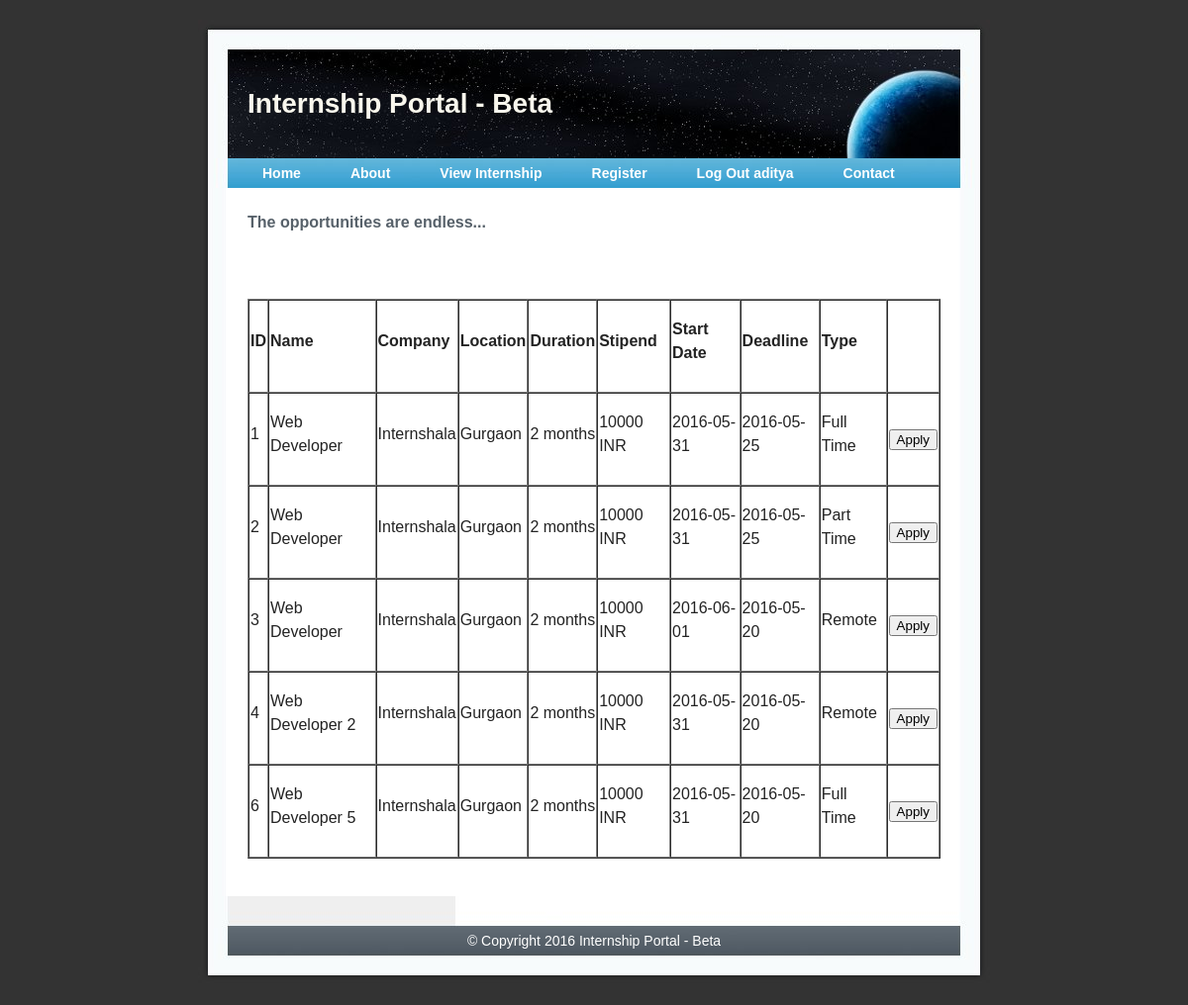
The app's page /view_internship.php (signed in) with its own data.
### tables this page shows
CREATE TABLE `internship` (
  `INTERN_ID` int(20) NOT NULL,
  `NAME` varchar(100) NOT NULL,
  `COMPANY_NAME` varchar(100) NOT NULL,
  `EMP_ID` int(10) NOT NULL,
  `DURATION` int(10) NOT NULL,
  `LOCATION` varchar(50) NOT NULL,
  `DEADLINE` date NOT NULL,
  `ABOUT` text NOT NULL,
  `CATEGORY_1` varchar(50) NOT NULL,
  `CATEGORY_2` varchar(50) NOT NULL,
  `CATEGORY_3` varchar(50) NOT NULL,
  `STIPEND` int(100) NOT NULL DEFAULT '0',
  `START_DATE` date NOT NULL,
  `TYPE` varchar(100) NOT NULL,
  `TIME` timestamp NOT NULL DEFAULT CURRENT_TIMESTAMP ON UPDATE CURRENT_TIMESTAMP
);

### view_internship.php (the view, shortened to what this page needs)
<!DOCTYPE html PUBLIC "-//W3C//DTD XHTML 1.0 Strict//EN"
	"http://www.w3.org/TR/xhtml1/DTD/xhtml1-strict.dtd">
<?php
        $button="enabled";
        $label="Apply";
       if(!isset($_SESSION['SESS_FIRST_NAME']))
       {
           $log="Login";
           $link="#";
           $flex="login";
       }
       else if($_SESSION['SESS_TYPE']=='STUDENT')
       {
           $uname=$_SESSION['SESS_FIRST_NAME'];
           $log="Log Out ".$uname;
           $link="logout.php";
           $flex="#";
       }
       include 'connections.php';
?>
<html xmlns="http://www.w3.org/1999/xhtml" xml:lang="en" lang="en">
<head>
<link rel="stylesheet" type="text/css" href="css/style.css" />
<link rel="stylesheet" type="text/css" href="css/flexdropdown.css" />
</head>
<body>
<div id="wrap">
<div id="header">
<h1><a href="index.php">Internship Portal - Beta</a></h1>
</div>
<div id="menu"  >
<ul >
<li><a href="index.php">Home</a></li>
<li><a href="about.php">About</a></li>
<li><a href="view_internship.php"> View Internship</a></li>
<li><a href="#" data-flexmenu="register">Register</a></li>
<li><a href="<?php echo $link; ?>" data-flexmenu="<?php echo $flex; ?>"><?php echo $log; ?></a></li>
<li><a href="contact.php">Contact</a></li>
</ul>
</div>
<div id="contentwrap_view">
<div id="content_view">
<h2>The opportunities are endless...</h2>
<p>
</p>
<p>
    <?php
        $sql = 'SELECT `INTERN_ID`, `NAME`, `COMPANY_NAME`, `LOCATION`, `DURATION`, `STIPEND`, `START_DATE`, `DEADLINE`, `TYPE`, `CATEGORY_1`, `CATEGORY_2`, `CATEGORY_3`, `ABOUT`  FROM `internship`';
        $result = $dbLink->query($sql);
        if($result) {
            if($result->num_rows == 0) {
                echo '<p>There are no internships in the database</p>';
            }
            else {
                echo '<table width="100%" padding="0" cellspacing="0" border="1"  >
                    <tr>
                    <td align="center"><p style="font-size:16px"><b>ID</b></p></td>
                        <td><p style="font-size:16px"><b>Name</b></p></td>
                        <td><p style="font-size:16px"><b>Company</b></p></td>
                        <td><p style="font-size:16px"><b>Location</b></p></td>
                        <td><p style="font-size:16px"><b>Duration</b></p></td>
                        <td><p style="font-size:16px"><b>Stipend</b></p></td>
                        <td><p style="font-size:16px"><b>Start Date</b></p></td>
                        <td><p style="font-size:16px"><b>Deadline</b></p></td>
                        <td><p style="font-size:16px"><b>Type</b></p></td>
                        <td><b>&nbsp;</b></td>
                    </tr>';
                while($row = $result->fetch_assoc()) {
                echo "
                    <tr><td><p style='font-size:16px;'>{$row['INTERN_ID']}</p></td>
                        <td><p style='font-size:16px;'>{$row['NAME']}</p></td>
                        <td><p style='font-size:16px; '>{$row['COMPANY_NAME']}</p></td>
                        <td><p style='font-size:16px; '>{$row['LOCATION']}</p></td>
                        <td><p style='font-size:16px;'>{$row['DURATION'] } months</p></td>
                        <td><p style='font-size:16px;'>{$row['STIPEND']} INR</p></td>
                        <td><p style='font-size:16px;'>{$row['START_DATE']}</p></td>
                        <td><p style='font-size:16px;'>{$row['DEADLINE']}</p></td>
                        <td><p style='font-size:16px;'>{$row['TYPE']}</p></td>";
            if(isset($_SESSION['SESS_TYPE'])&&$_SESSION['SESS_TYPE']=="STUDENT"){
            $intern_id=$row['INTERN_ID'];
            $stud_id=$_SESSION['SESS_ID'];
            $qry_duplicate = "SELECT * FROM application WHERE INTERN_ID = '$intern_id' AND STUD_ID = '$stud_id' ";
            $result_duplicate=mysql_query($qry_duplicate);
            if($result_duplicate) {
		if(mysql_num_rows($result_duplicate) > 0) {
                    $label="Applied";
                    $button="disabled";
                }
                else
                {
                    $label="Apply";
                    $button="enabled";
                }
            }
            }
                        ?>
                        <td>
                            <form method='post' action='apply_internship.php'>
                                <input type="submit" value="<?php echo $label; ?>" name="apply" <?php echo $button; ?>/>
                            </form>
                        </td>
                    <?php echo "
                         </tr>";
                }
                echo '</table>';
            }
        }
        else
            {
            echo 'Error! SQL query failed:';
            echo "<pre>{$dbLink->error}</pre>";
            }
    ?>
</p>
</div>
</div>
<div id="footer">
<p>&copy; Copyright 2016 Internship Portal - Beta </p></div>
</div>
</body>
</html>

### css/style.css (style rules this page uses)
body { font-family: Arial, sans-serif; line-height: 1.5; font-size: 14px; background: #333; margin: 0; padding: 0; }
a { color: #50708F; text-decoration: none; }
h1 { margin: 0; padding-left: 50px; }
h1 a { text-decoration: none; color: #F9F7ED; }
#wrap { width: 800px; margin: 20px auto; }
#header { background: #333 url(../images/header.jpg) no-repeat; height: 140px; line-height: 170px; }
#menu { background: #52add7 url(../images/menu.jpg) no-repeat; height: 30px; line-height: 30px; }
#menu ul { list-style-type: none; margin: 0; padding-left: 40px; }
#menu ul li { display: block; float: left; }
#menu ul li a { display: block; padding: 0 25px 0 25px; text-decoration: none; color: #fff; font-size: 14px; font-weight: 600; }
#contentwrap_view { background: #333 url(../images/content_view.jpg) repeat-y ; padding: 0 50px 0 20px; }
#content_view { float: right; width: 700px; margin-top: 20px; }
#content_view h2 { margin: 0; color: #57616A; line-height: 30px; font-size: 16px; }
#content_view p { padding: 0 0 10px 0; color: #232323; }
#footer { background: #333 url(../images/footer.jpg) no-repeat; text-align: center; color: #fff; height: 90px; line-height: 90px; }
#footer p { padding: 0; margin: 0; }

### records on screen
internship: INTERN_ID "1", NAME "Web Developer", COMPANY_NAME "Internshala", LOCATION "Gurgaon", DURATION "2", STIPEND "10000", START_DATE "2016-05-31", DEADLINE "2016-05-25", TYPE "Full Time"
internship: INTERN_ID "2", NAME "Web Developer", COMPANY_NAME "Internshala", LOCATION "Gurgaon", DURATION "2", STIPEND "10000", START_DATE "2016-05-31", DEADLINE "2016-05-25", TYPE "Part Time"
internship: INTERN_ID "3", NAME "Web Developer", COMPANY_NAME "Internshala", LOCATION "Gurgaon", DURATION "2", STIPEND "10000", START_DATE "2016-06-01", DEADLINE "2016-05-20", TYPE "Remote"
internship: INTERN_ID "4", NAME "Web Developer 2", COMPANY_NAME "Internshala", LOCATION "Gurgaon", DURATION "2", STIPEND "10000", START_DATE "2016-05-31", DEADLINE "2016-05-20", TYPE "Remote"
internship: INTERN_ID "6", NAME "Web Developer 5", COMPANY_NAME "Internshala", LOCATION "Gurgaon", DURATION "2", STIPEND "10000", START_DATE "2016-05-31", DEADLINE "2016-05-20", TYPE "Full Time"

### other values on screen
$log "Log Out aditya"
